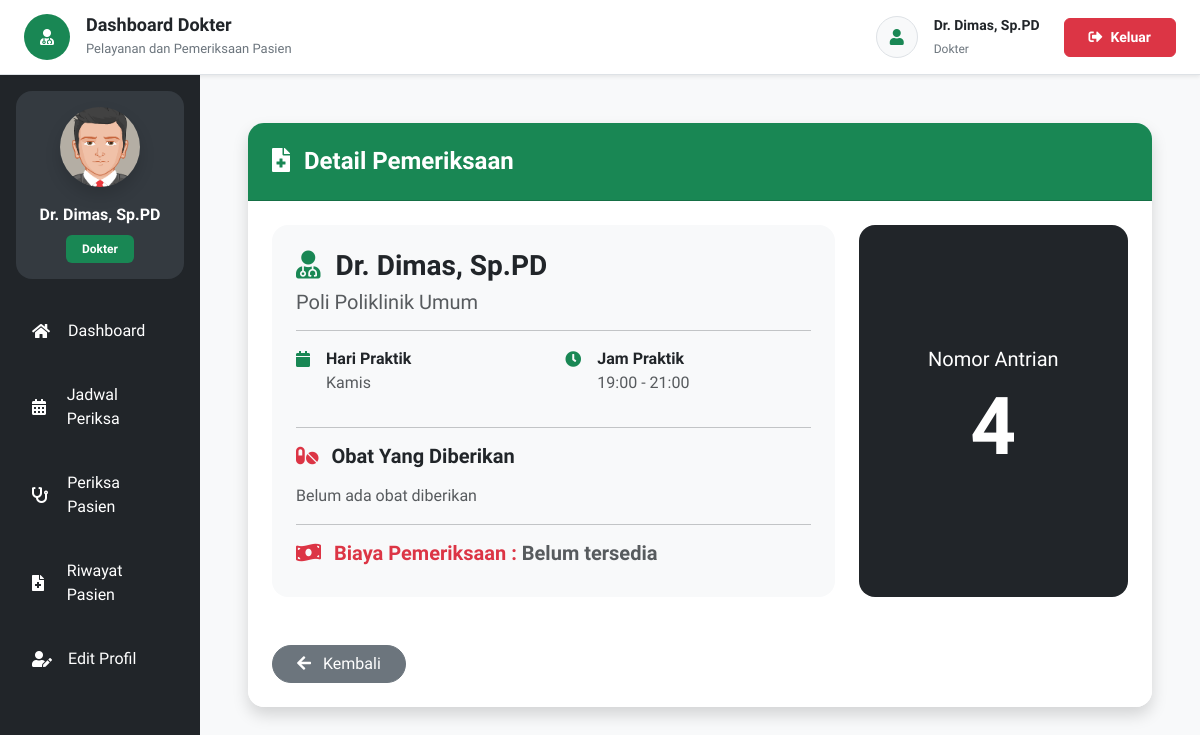
/detailDaftarPoli.php?id=17 (signed in), run on an earlier commit of the app's database.
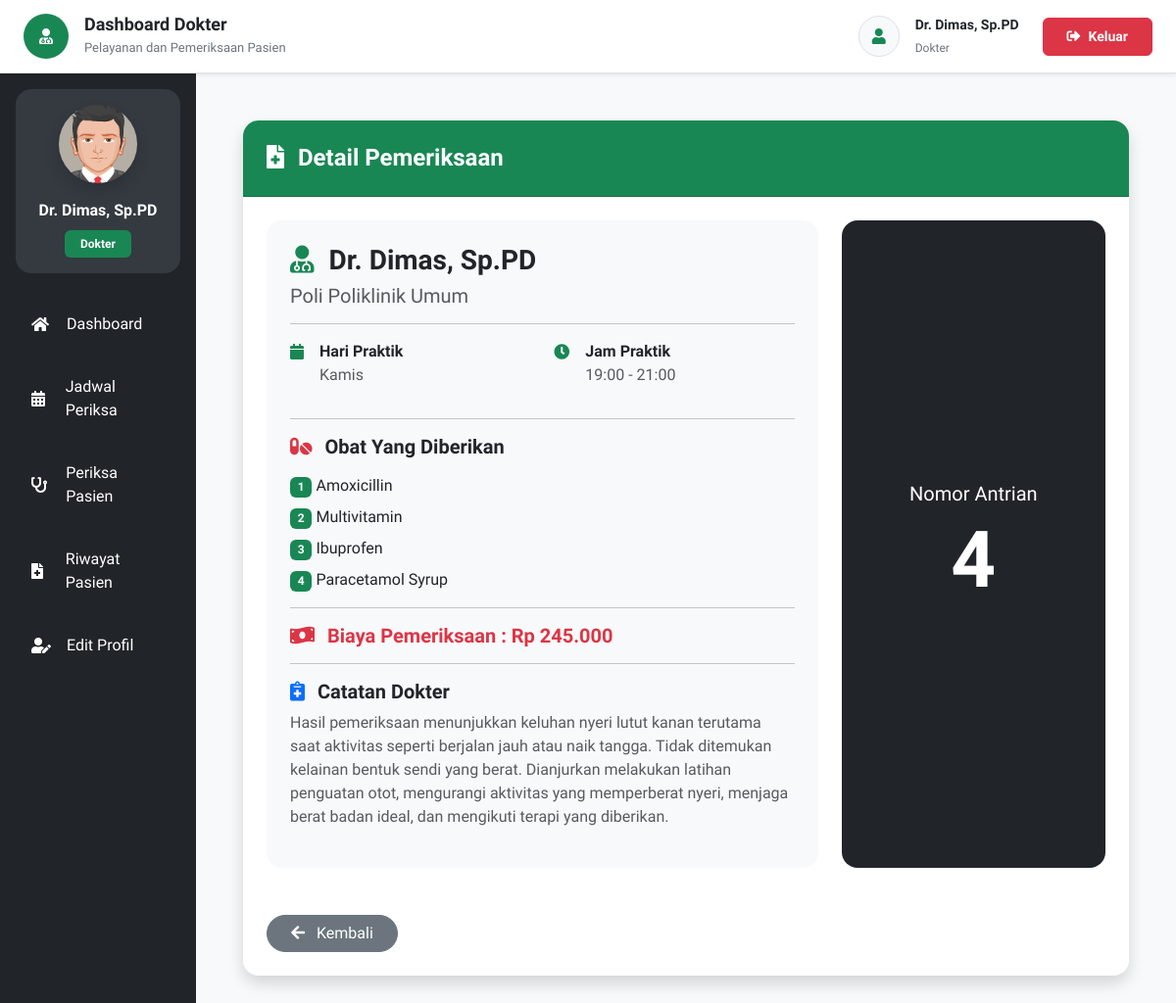
And on a later commit of the database.
### tables this page shows
CREATE TABLE `daftar_poli` (
  `id` int UNSIGNED NOT NULL,
  `id_pasien` int UNSIGNED NOT NULL,
  `id_jadwal` int UNSIGNED NOT NULL,
  `keluhan` text NOT NULL,
  `no_antrian` int UNSIGNED NOT NULL,
  `status_periksa` enum('0','1') NOT NULL
);

CREATE TABLE `dokter` (
  `id` int NOT NULL,
  `nama` varchar(255) NOT NULL,
  `password` varchar(50) NOT NULL,
  `alamat` varchar(255) NOT NULL,
  `no_hp` varchar(50) NOT NULL,
  `id_poli` int NOT NULL
);

CREATE TABLE `poli` (
  `id` int NOT NULL,
  `nama_poli` varchar(25) NOT NULL,
  `keterangan` text NOT NULL
);

CREATE TABLE `jadwal_periksa` (
  `id` int UNSIGNED NOT NULL,
  `id_dokter` int NOT NULL,
  `hari` enum('Senin','Selasa','Rabu','Kamis','Jumat','Sabtu') NOT NULL,
  `jam_mulai` time NOT NULL,
  `jam_selesai` time NOT NULL,
  `aktif` char(1) NOT NULL DEFAULT 'N'
);

CREATE TABLE `periksa` (
  `id` int NOT NULL,
  `id_daftar_poli` int UNSIGNED NOT NULL,
  `tgl_periksa` datetime NOT NULL,
  `catatan` text NOT NULL,
  `biaya_periksa` int NOT NULL
);

### pages/detailDaftarPoli/index.php (the view, shortened to what the changed rows need)
<?php
require 'config/koneksi.php';
$id = $_GET['id'] ?? null;
$query = "
SELECT
    daftar_poli.id AS idDaftarPoli,
    poli.nama_poli,
    dokter.nama AS nama_dokter,
    jadwal_periksa.hari,
    DATE_FORMAT(jadwal_periksa.jam_mulai,'%H:%i') AS jamMulai,
    DATE_FORMAT(jadwal_periksa.jam_selesai,'%H:%i') AS jamSelesai,
    daftar_poli.no_antrian,
    p.id AS idPeriksa,
    p.tgl_periksa,
    p.catatan,
    p.biaya_periksa,
    GROUP_CONCAT(o.nama_obat SEPARATOR ',') AS namaObat
FROM daftar_poli
INNER JOIN jadwal_periksa
ON daftar_poli.id_jadwal = jadwal_periksa.id
INNER JOIN dokter
ON jadwal_periksa.id_dokter = dokter.id
INNER JOIN poli
ON dokter.id_poli = poli.id
LEFT JOIN periksa p
ON daftar_poli.id = p.id_daftar_poli
LEFT JOIN detail_periksa dp
ON p.id = dp.id_periksa
LEFT JOIN obat o
ON dp.id_obat = o.id
WHERE daftar_poli.id = '$id'
GROUP BY
    daftar_poli.id,
    poli.nama_poli,
    dokter.nama,
    jadwal_periksa.hari,
    jadwal_periksa.jam_mulai,
    jadwal_periksa.jam_selesai,
    daftar_poli.no_antrian,
    p.id,
    p.tgl_periksa,
    p.catatan,
    p.biaya_periksa
";
$result = mysqli_query($mysqli, $query);
$data = mysqli_fetch_assoc($result);
?>
<div class="container py-4">
    <div class="card shadow border-0 rounded-4 overflow-hidden">
        <div class="card-body p-4">
            <div class="row g-4">
                <div class="col-lg-8">
                    <div class="card border-0 bg-light rounded-4 h-100">
                        <div class="card-body p-4">
                            <h3 class="fw-bold">
                                <i class="fas fa-user-md text-success me-2"></i>
                                <?= htmlspecialchars($data['nama_dokter']); ?>
                            </h3>
                            <h5 class="text-muted">
                                Poli <?= htmlspecialchars($data['nama_poli']); ?>
                            </h5>
                            <hr>
                            <div class="row">
                                <div class="col-md-6 mb-3">
                                    <div class="d-flex">
                                        <div>
                                            <b>Hari Praktik</b>
                                            <br>
                                            <span class="text-muted">
                                                <?= $data['hari']; ?>
                                            </span>
                                        </div>
                                    </div>
                                </div>
                                <div class="col-md-6 mb-3">
                                </div>
                            </div>
                            <hr>
                            <h5 class="fw-bold">
                                <i class="fas fa-pills text-danger me-2"></i>
                                Obat Yang Diberikan
                            </h5>
                            <div class="mt-3">
                                <?php
                                if (!empty($data['namaObat'])) {
                                    $listObat = explode(",", $data['namaObat']);
                                    foreach ($listObat as $index => $obat) {
                                        ?>
                                        <div class="mb-2">
                                            <span class="badge bg-success">
                                                <?= $index + 1 ?>
                                            </span>
                                            <?= htmlspecialchars($obat); ?>
                                        </div>
                                        <?php
                                    }
                                } else {
                                    ?>
                                    <span class="text-muted">
                                        Belum ada obat diberikan
                                    </span>
                                    <?php
                                }
                                ?>
                            </div>
                            <hr>
                            <h5 class="fw-bold text-danger">
                                <i class="fas fa-money-bill-wave me-2"></i>
                                Biaya Pemeriksaan :
                                <?php if ($data['biaya_periksa'] !== null): ?>
                                    Rp <?= number_format($data['biaya_periksa'], 0, ',', '.'); ?>
                                <?php else: ?>
                                    <span class="text-muted">
                                        Belum tersedia
                                    </span>
                                <?php endif; ?>
                            </h5>
                            <?php if (!empty($data['catatan'])): ?>
                                <hr>
                                <h5 class="fw-bold">
                                    <i class="fas fa-notes-medical text-primary me-2"></i>
                                    Catatan Dokter
                                </h5>
                                <p class="text-muted">
                                    <?= htmlspecialchars($data['catatan']); ?>
                                </p>
                            <?php endif; ?>
                        </div>
                    </div>
                </div>
                <div class="col-lg-4">
                    <div class="card bg-dark text-white border-0 rounded-4 h-100">
                        <div class="card-body text-center d-flex flex-column justify-content-center">
                            <h5>
                                Nomor Antrian
                            </h5>
                            <div class="display-1 fw-bold text-white">
                                <?= $data['no_antrian']; ?>
                            </div>
                        </div>
                    </div>
                </div>
            </div>
        </div>
    </div>
</div>

What changed in the data, as far as the page shows it:
changed daftar_poli "Dr. Dimas, Sp.PD": periksa.biaya_periksa (not shown) → "245.000"; periksa.catatan (not shown) → "Hasil pemeriksaan menunjukkan keluhan nyeri lutut kanan terutama saat aktivitas seperti berjalan jauh atau naik tangga. Tidak ditemukan kelainan bentuk sendi yang berat. Dianjurkan melakukan latihan penguatan otot, mengurangi aktivitas yang memperberat nyeri, menjaga berat badan ideal, dan mengikuti terapi yang diberikan."
Also different on the page:
new list line: "1 Amoxicillin"
new list line: "2 Multivitamin"
new list line: "3 Ibuprofen"
new list line: "4 Paracetamol Syrup"
text no longer shown: "Belum ada obat diberikan Belum tersedia"
text now shown: "Rp Catatan Dokter"
